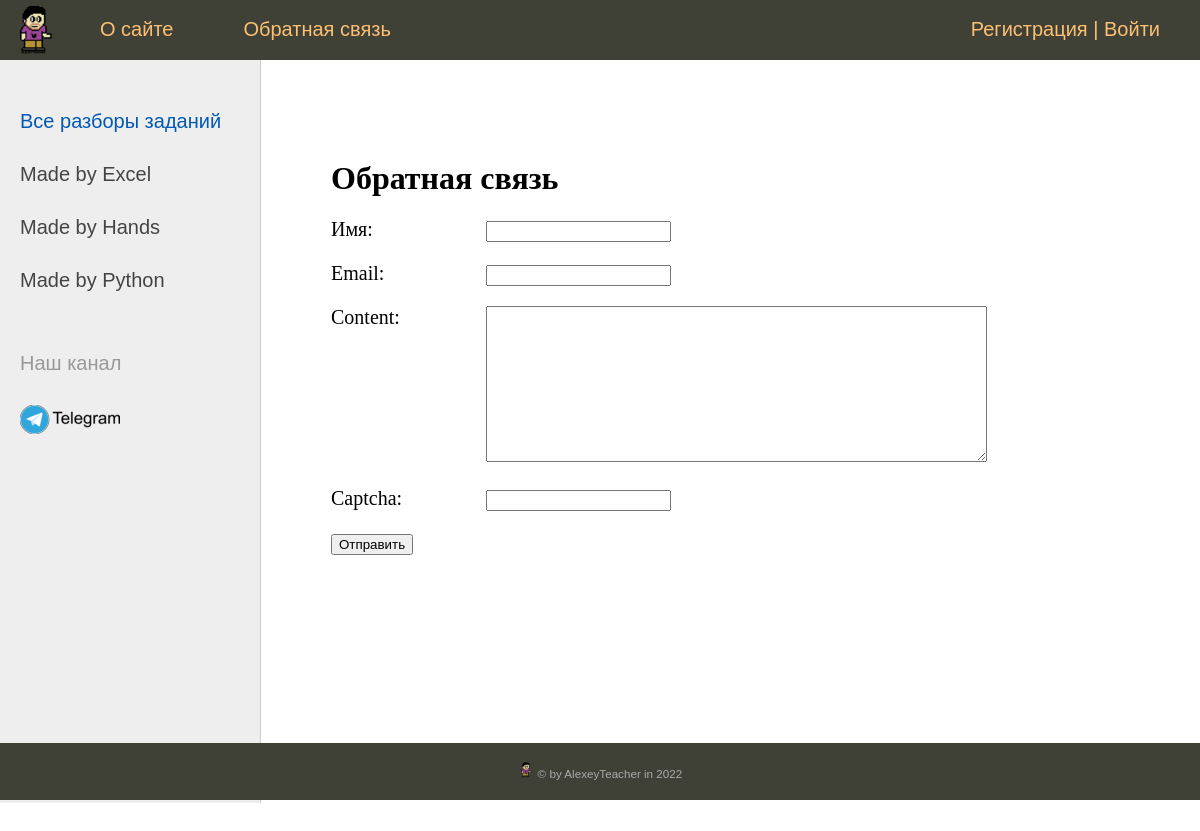
Page /contact/ on the committed database.
### ege_task/models.py (models this page shows, shortened)
class Category(models.Model):
    name = models.CharField(max_length=100, db_index=True, verbose_name='Способ решения')
    def get_absolute_url(self):
        return reverse('category', kwargs={'cat_id': self.pk})
    class Meta:
        verbose_name = 'Способ решения'
        verbose_name_plural = "Способы решений"

### ege_task/views.py (the view, shortened to what this page needs)
# urls.py: path('contact/', ContactFormView.as_view(), name='contact'),
class ContactFormView(DataMixin, FormView):
    form_class = ContactForm
    template_name = 'ege_task/contact.html'
    success_url = reverse_lazy('home')
    def get_context_data(self, *, object_list=None, **kwargs):
        context = super().get_context_data(**kwargs)
        c_def = self.get_user_context(title='Обратная связь')
        context.update(c_def)
        return context

### ege_task/forms.py
class ContactForm(forms.Form):
    name = forms.CharField(label='Имя', max_length=255)
    email = forms.EmailField(label='Email')
    content = forms.CharField(widget=forms.Textarea(attrs={'cols': 60, 'rows': 10}))
    captcha = CaptchaField()

### ege_task/templatetags/ege_task_tags.py (called while the page is built)
@register.inclusion_tag('ege_task/list_categories.html')
def show_categories(sort=None, cat_selected=0):
    if not sort:
        cats = Category.objects.all()
    else:
        cats = Category.objects.order_by(sort)
    return {'cats': cats, 'cat_selected': cat_selected}

### ege_task/utils.py (called while the page is built)
    def get_user_context(self, **kwargs):
        context = kwargs
        cats = Category.objects.all()
        user_menu = menu.copy()
        if not self.request.user.is_authenticated:
            user_menu.pop(1)
        context['menu'] = user_menu
        context['cats'] = cats
        if 'cat_selected' not in context:
            context['cat_selected'] = 0
        return context

### ege_task/templates/ege_task/contact.html (shortened to what this page needs)
{% extends "ege_task/base.html" %}
{% block content %}
<h1>{{ title }}</h1>
<form method="post">
    {% for line in form %}
    <p><label class="form-label" for="{{ line.id_for_label }}">{{ line.label }}: </label> {{ line }}</p>
    {% endfor %}
    <button type="submit">Отправить</button>
</form>
{% endblock %}

### ege_task/templates/ege_task/list_categories.html
{% for cat in cats %}
    {% if cat.pk == cat_selected %}
        <li class="selected">Made by {{cat.name}}</li>
    {% else %}
        <li><a href="{{ cat.get_absolute_url }}">Made by {{cat.name}}</a></li>
    {% endif %}
{% endfor %}

### ege_task/static/ege_task/css/styles.css (style rules this page uses)
html, body { font-family: 'Arial'; margin: 0; padding: 0; height: 100%; width: 100%; color: #444; }
a { color: #0059b2; text-decoration: none; }
.left-chapters ul li { margin: 30px 0 0 0; color: #999; }
.left-chapters ul li a { color: #444; text-decoration: none; }
.content-text h1 { font-size: 32px; }
.form-label { display: inline-block; min-width: 150px; vertical-align: top; }

### rows in the picture
Category: name "Excel"
Category: name "Hands"
Category: name "Python"

### other values in the picture
{{ m.title }} "О сайте" "Обратная связь"
{{ title }} "Обратная связь"
{{ line.label }} "Имя" "Email" "Content" "Captcha"
